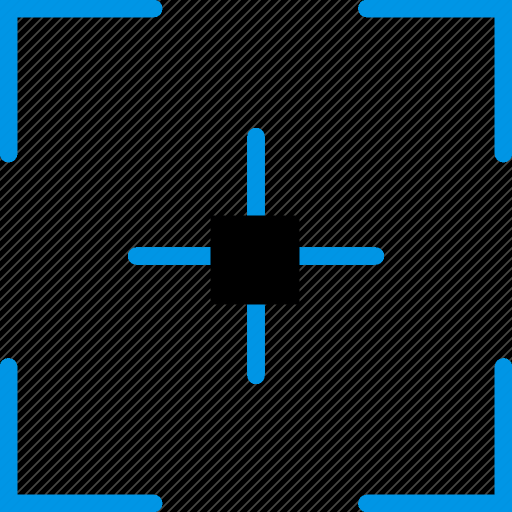
#> input picture smoke_generator_V1/scripts/utils/target_images/target_1.png, 1024 x 1024 px (shown at 1/2 size); its folder holds only this picture in this run
$ python -i transform_methods.py   (imports and definitions only)
#> lines starting #> are read from the running program, lines starting #| are printed output that depends on the picture
#> further down, picture is the input picture: shape (1024, 1024, 3); mean B, G, R 37, 29.9, 14.8
import numpy as np
import cv2
import random
from PIL import Image,ImageEnhance
import os
import string
import matplotlib.pyplot as plt

##-----------------------------------------------------------------------------------------
##                    Data Augmentation Transforms Methods
##-----------------------------------------------------------------------------------------

# [64 lines left out: functions apply_advanced_motion_blur, adjust_brightness, apply_gaussian_blur, not called in this run]

def add_target_indicator(image):
    """Add a target indicator to an image.

    Args:
        image (cv2) : image

    Returns:
        PIL.Image.Image: Image with the target indicator added.
    """
    # Define the path to the target images
    target_relative_folder = r"target_images\\"
    target_folder = os.path.join(os.path.dirname(os.path.abspath(__file__)), target_relative_folder)
    # List all target image files
    target_files = os.listdir(target_folder)
    # Choose a random target image
    random_target = random.choice(target_files)
    target_path = os.path.join(target_folder, random_target)
    # Open the input image and create a result image with the same dimensions
    pil_image = Image.fromarray(cv2.cvtColor(image, cv2.COLOR_BGR2RGB))
    img = pil_image.convert("RGBA")
    width, height = img.size
#> width = 1024; height = 1024
    result = Image.new('RGBA', (width, height))
#> result: PIL image 1024x1024 RGBA; every value is 0
    result.paste(img, (0, 0))
    # Define the target indicator color
    if random.choice([True, False]):
        color = (random.randint(50, 150), 255, random.randint(50, 150)) # greenish
    else:
        color = (random.randint(200, 255), random.randint(200, 255), random.randint(200, 255)) # whiteish
    # Open and resize the target image
    x_center = width // 2
#> x_center = 512
    y_center = height // 2
#> y_center = 512
    target = Image.open(target_path).convert("RGBA")
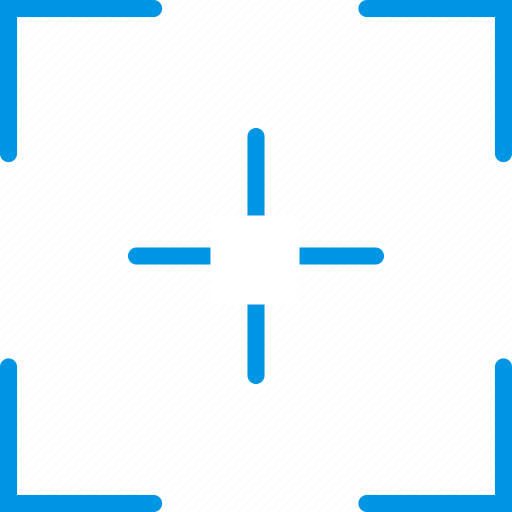
#> target: PIL image 1024x1024 RGBA (shown at 1/2 size); mean R, G, B, A 14.8, 29.9, 37, 26.2; transparent parts drawn white
    if "target" in random_target:
        # resize target
        target_size = random.randint(96,128)
        target = target.resize((target_size, target_size))
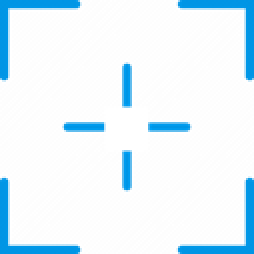
#> target: PIL image 127x127 RGBA (shown 2 times larger); mean R, G, B, A 42.3, 59.8, 69.2, 26.3; transparent parts drawn white
        # Calculate the position to paste the target in the center
        target_x = x_center - target_size // 2
#> target_x = 449
        target_y = y_center - target_size // 2
#> target_y = 449
        # Change the color of every pixel in the target image
        target_data = target.getdata()
        modified_target_data = [(color[0], color[1], color[2], pixel[3]) for pixel in target_data]
#> modified_target_data = 16129 items, first 6: (202, 216, 232, 255), (202, 216, 232, 255), (202, 216, 232, 255), (202, 216, 232, 255), (202, 216, 232, 255), (202, 216, 232, 255)
        target.putdata(modified_target_data)
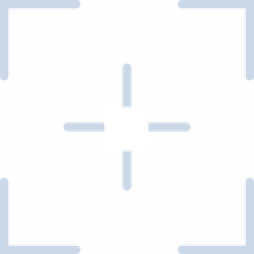
#> target: PIL image 127x127 RGBA (shown 2 times larger); mean R, G, B, A 202, 216, 232, 26.3; transparent parts drawn white
        # Paste the modified target onto the result image
        result.paste(target, (target_x, target_y), target)
    cv2_result = cv2.cvtColor(np.array(result), cv2.COLOR_RGB2BGR)
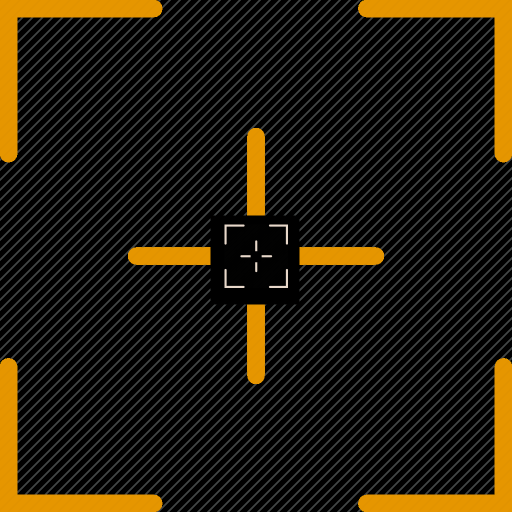
#> cv2_result: shape (1024, 1024, 3) (shown at 1/2 size); mean R, G, B 37.4, 30.2, 15.1
    return cv2_result

# [321 lines left out: functions generate_random_text, add_text_annotations, add_interface, monochrone, add_flare, add_pixelisation and 5 more, not called in this run]

>>> import cv2
>>> picture = cv2.imread('target_images/target_1.png')
>>> result = add_target_indicator(picture)

$ run again, on smoke_generator_V1/scripts/utils/target_images/target_2.png
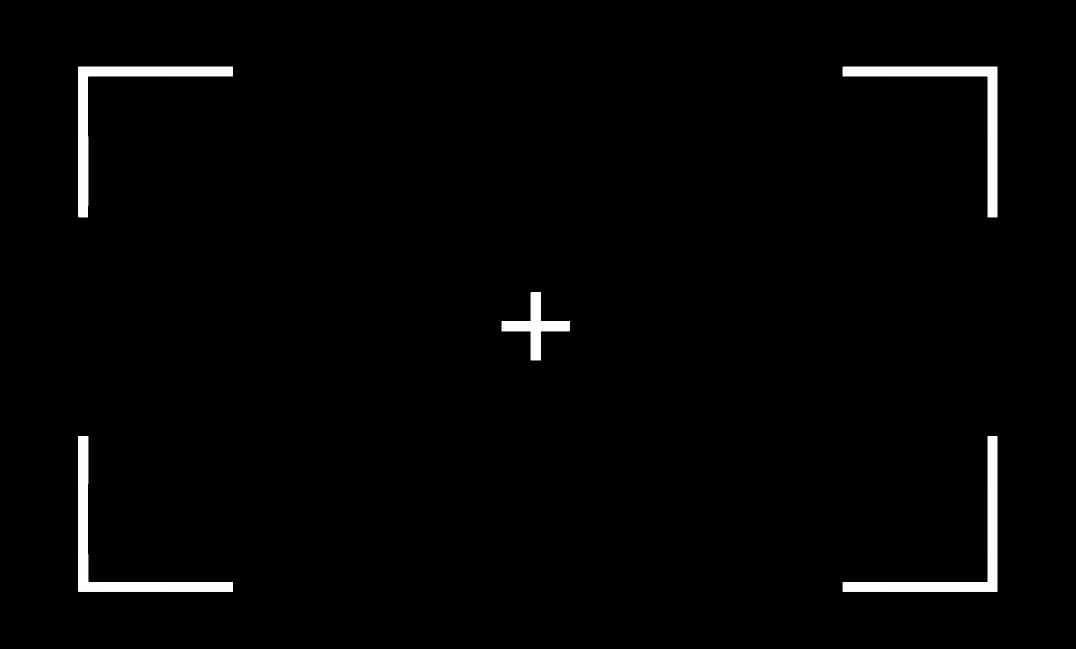
#> input picture smoke_generator_V1/scripts/utils/target_images/target_2.png, 2151 x 1297 px (shown at 1/2 size)
#> picture is the input picture: shape (1297, 2151, 3); min 0, max 255, mean 4.9
#> modified_target_data = 16129 items, first 6: (202, 216, 232, 0), (202, 216, 232, 0), (202, 216, 232, 0), (202, 216, 232, 0), (202, 216, 232, 0), (202, 216, 232, 0)
#> in add_target_indicator, `target.putdata(modified_target_data)`:
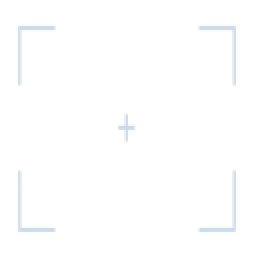
#> target: PIL image 127x127 RGBA (shown 2 times larger); mean R, G, B, A 202, 216, 232, 5; transparent parts drawn white
